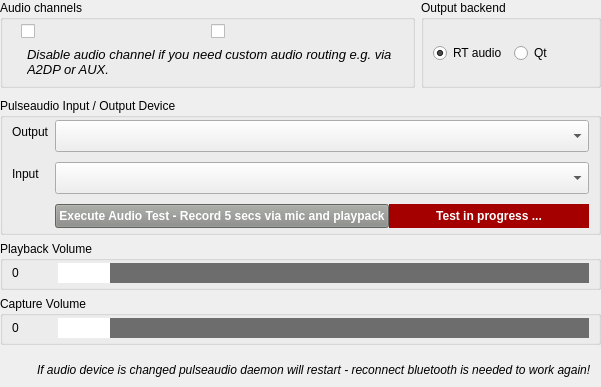
    <widget class="QWidget" name="tab3" native="true">
     <property name="sizePolicy">
      <sizepolicy hsizetype="Expanding" vsizetype="Expanding">
       <horstretch>0</horstretch>
       <verstretch>0</verstretch>
      </sizepolicy>
     </property>
     <layout class="QVBoxLayout" name="verticalLayout_30">
      <property name="leftMargin">
       <number>0</number>
      </property>
      <property name="topMargin">
       <number>0</number>
      </property>
      <property name="rightMargin">
       <number>0</number>
      </property>
      <property name="bottomMargin">
       <number>2</number>
      </property>
      <item>
       <widget class="QWidget" name="audiochannelsoutput" native="true">
        <property name="sizePolicy">
         <sizepolicy hsizetype="Expanding" vsizetype="Fixed">
          <horstretch>0</horstretch>
          <verstretch>0</verstretch>
         </sizepolicy>
        </property>
        <layout class="QHBoxLayout" name="horizontalLayout_30">
         <property name="leftMargin">
          <number>0</number>
         </property>
         <property name="topMargin">
          <number>0</number>
         </property>
         <property name="rightMargin">
          <number>0</number>
         </property>
         <property name="bottomMargin">
          <number>4</number>
         </property>
         <item>
          <widget class="QGroupBox" name="groupBoxAudioChannels">
           <property name="sizePolicy">
            <sizepolicy hsizetype="Expanding" vsizetype="Preferred">
             <horstretch>0</horstretch>
             <verstretch>0</verstretch>
            </sizepolicy>
           </property>
           <property name="title">
            <string>Audio channels</string>
           </property>
           <layout class="QVBoxLayout" name="verticalLayout_31">
            <property name="topMargin">
             <number>2</number>
            </property>
            <property name="bottomMargin">
             <number>0</number>
            </property>
            <item>
             <widget class="QWidget" name="channels" native="true">
              <property name="sizePolicy">
               <sizepolicy hsizetype="Expanding" vsizetype="Fixed">
                <horstretch>0</horstretch>
                <verstretch>0</verstretch>
               </sizepolicy>
              </property>
              <layout class="QHBoxLayout" name="horizontalLayout_2">
               <property name="topMargin">
                <number>2</number>
               </property>
               <property name="bottomMargin">
                <number>0</number>
               </property>
               <item>
                <widget class="QCheckBox" name="checkBoxSpeechAudioChannel">
                </widget>
               </item>
               <item>
                <widget class="QCheckBox" name="checkBoxMusicAudioChannel">
                </widget>
               </item>
              </layout>
             </widget>
            </item>
            <item>
             <widget class="QWidget" name="audiochannelsinfo" native="true">
              <property name="sizePolicy">
               <sizepolicy hsizetype="Expanding" vsizetype="Expanding">
                <horstretch>0</horstretch>
                <verstretch>0</verstretch>
               </sizepolicy>
              </property>
              <property name="minimumSize">
               <size>
                <width>0</width>
                <height>40</height>
               </size>
              </property>
              <layout class="QFormLayout" name="formLayout_33">
               <property name="topMargin">
                <number>2</number>
               </property>
               <property name="bottomMargin">
                <number>0</number>
               </property>
               <item row="0" column="0">
                <widget class="QLabel" name="label_11">
                 <property name="sizePolicy">
                  <sizepolicy hsizetype="Fixed" vsizetype="Minimum">
                   <horstretch>0</horstretch>
                   <verstretch>0</verstretch>
                  </sizepolicy>
                 </property>
                 <property name="minimumSize">
                  <size>
                   <width>0</width>
                   <height>30</height>
                  </size>
                 </property>
                 <property name="maximumSize">
                  <size>
                   <width>16777215</width>
                   <height>30</height>
                  </size>
                 </property>
                 <property name="text">
                  <string>&lt;html&gt;&lt;head/&gt;&lt;body&gt;&lt;p&gt;&lt;img src=&quot;:/ico_info.png&quot;/&gt;&lt;/p&gt;&lt;/body&gt;&lt;/html&gt;</string>
                 </property>
                 <property name="alignment">
                  <set>Qt::AlignCenter</set>
                 </property>
                </widget>
               </item>
               <item row="0" column="1">
                <widget class="QLabel" name="label_12">
                 <property name="sizePolicy">
                  <sizepolicy hsizetype="Expanding" vsizetype="Fixed">
                   <horstretch>0</horstretch>
                   <verstretch>0</verstretch>
                  </sizepolicy>
                 </property>
                 <property name="minimumSize">
                  <size>
                   <width>0</width>
                   <height>30</height>
                  </size>
                 </property>
                 <property name="maximumSize">
                  <size>
                   <width>16777215</width>
                   <height>30</height>
                  </size>
                 </property>
                 <property name="font">
                  <font>
                   <pointsize>10</pointsize>
                   <italic>true</italic>
                  </font>
                 </property>
                 <property name="text">
                  <string>Disable audio channel if you need custom audio routing e.g. via A2DP or AUX.</string>
                 </property>
                 <property name="wordWrap">
                  <bool>true</bool>
                 </property>
                </widget>
               </item>
              </layout>
             </widget>
            </item>
           </layout>
          </widget>
         </item>
         <item>
          <widget class="QGroupBox" name="groupBoxAudioOutputBackend">
           <property name="sizePolicy">
            <sizepolicy hsizetype="Fixed" vsizetype="Preferred">
             <horstretch>0</horstretch>
             <verstretch>0</verstretch>
            </sizepolicy>
           </property>
           <property name="minimumSize">
            <size>
             <width>180</width>
             <height>0</height>
            </size>
           </property>
           <property name="maximumSize">
            <size>
             <width>180</width>
             <height>16777215</height>
            </size>
           </property>
           <property name="title">
            <string>Output backend</string>
           </property>
           <layout class="QHBoxLayout" name="horizontalLayout_31">
            <property name="topMargin">
             <number>2</number>
            </property>
            <property name="bottomMargin">
             <number>0</number>
            </property>
            <item>
             <widget class="QRadioButton" name="radioButtonRtAudio">
              <property name="text">
               <string>RT audio</string>
              </property>
              <property name="checked">
               <bool>true</bool>
              </property>
             </widget>
            </item>
            <item>
             <widget class="QRadioButton" name="radioButtonQtAudio">
              <property name="text">
               <string>Qt</string>
              </property>
             </widget>
            </item>
           </layout>
          </widget>
         </item>
        </layout>
       </widget>
      </item>
      <item>
       <widget class="QGroupBox" name="groupBoxPulse">
        <property name="sizePolicy">
         <sizepolicy hsizetype="Expanding" vsizetype="Minimum">
          <horstretch>0</horstretch>
          <verstretch>0</verstretch>
         </sizepolicy>
        </property>
        <property name="title">
         <string>Pulseaudio Input / Output Device</string>
        </property>
        <layout class="QFormLayout" name="formLayout_16">
         <property name="verticalSpacing">
          <number>10</number>
         </property>
         <property name="topMargin">
          <number>2</number>
         </property>
         <property name="bottomMargin">
          <number>4</number>
         </property>
         <item row="0" column="0">
          <widget class="QLabel" name="labelPulseOutput">
           <property name="sizePolicy">
            <sizepolicy hsizetype="Preferred" vsizetype="Fixed">
             <horstretch>0</horstretch>
             <verstretch>0</verstretch>
            </sizepolicy>
           </property>
           <property name="minimumSize">
            <size>
             <width>0</width>
             <height>24</height>
            </size>
           </property>
           <property name="maximumSize">
            <size>
             <width>16777215</width>
             <height>24</height>
            </size>
           </property>
           <property name="text">
            <string>Output</string>
           </property>
          </widget>
         </item>
         <item row="0" column="1">
          <widget class="QComboBox" name="comboBoxPulseOutput">
           <property name="sizePolicy">
            <sizepolicy hsizetype="Expanding" vsizetype="Fixed">
             <horstretch>0</horstretch>
             <verstretch>0</verstretch>
            </sizepolicy>
           </property>
           <property name="minimumSize">
            <size>
             <width>0</width>
             <height>32</height>
            </size>
           </property>
           <property name="maximumSize">
            <size>
             <width>16777215</width>
             <height>32</height>
            </size>
           </property>
           <property name="styleSheet">
            <string notr="true">QScrollBar { 
	width: 40px;
	background-color: rgba(85, 87, 83, 0.7);
}
QComboBox::item {
	padding-top: 6px;
	padding-bottom: 6px;
	height: 32px;
	min-height: 32px;
}
QComboBox::item:selected {
	background-color: rgb(78, 154, 6);
	padding-top: 6px;
	padding-bottom: 6px;
	height: 32px;
	min-height: 32px;
}</string>
           </property>
          </widget>
         </item>
         <item row="1" column="0">
          <widget class="QLabel" name="labelPulseInput">
           <property name="sizePolicy">
            <sizepolicy hsizetype="Preferred" vsizetype="Fixed">
             <horstretch>0</horstretch>
             <verstretch>0</verstretch>
            </sizepolicy>
           </property>
           <property name="minimumSize">
            <size>
             <width>0</width>
             <height>24</height>
            </size>
           </property>
           <property name="maximumSize">
            <size>
             <width>16777215</width>
             <height>24</height>
            </size>
           </property>
           <property name="text">
            <string>Input</string>
           </property>
          </widget>
         </item>
         <item row="1" column="1">
          <widget class="QComboBox" name="comboBoxPulseInput">
           <property name="sizePolicy">
            <sizepolicy hsizetype="Expanding" vsizetype="Fixed">
             <horstretch>0</horstretch>
             <verstretch>0</verstretch>
            </sizepolicy>
           </property>
           <property name="minimumSize">
            <size>
             <width>0</width>
             <height>32</height>
            </size>
           </property>
           <property name="maximumSize">
            <size>
             <width>16777215</width>
             <height>32</height>
            </size>
           </property>
           <property name="styleSheet">
            <string notr="true">QScrollBar { 
	width: 40px;
	background-color: rgba(85, 87, 83, 0.7);
}
QComboBox::item {
	padding-top: 6px;
	padding-bottom: 6px;
	height: 32px;
	min-height: 32px;
}
QComboBox::item:selected {
	background-color: rgb(78, 154, 6);
	padding-top: 6px;
	padding-bottom: 6px;
	height: 32px;
	min-height: 32px;
}</string>
           </property>
          </widget>
         </item>
         <item row="2" column="1">
          <widget class="QWidget" name="horizontalWidget" native="true">
           <property name="sizePolicy">
            <sizepolicy hsizetype="Expanding" vsizetype="Fixed">
             <horstretch>0</horstretch>
             <verstretch>0</verstretch>
            </sizepolicy>
           </property>
           <property name="minimumSize">
            <size>
             <width>0</width>
             <height>24</height>
            </size>
           </property>
           <property name="maximumSize">
            <size>
             <width>16777215</width>
             <height>24</height>
            </size>
           </property>
           <layout class="QHBoxLayout" name="horizontalLayout_4">
            <property name="spacing">
             <number>0</number>
            </property>
            <property name="leftMargin">
             <number>0</number>
            </property>
            <property name="topMargin">
             <number>0</number>
            </property>
            <property name="rightMargin">
             <number>0</number>
            </property>
            <property name="bottomMargin">
             <number>0</number>
            </property>
            <item>
             <widget class="QPushButton" name="pushButtonAudioTest">
              <property name="sizePolicy">
               <sizepolicy hsizetype="Expanding" vsizetype="Fixed">
                <horstretch>0</horstretch>
                <verstretch>0</verstretch>
               </sizepolicy>
              </property>
              <property name="minimumSize">
               <size>
                <width>0</width>
                <height>24</height>
               </size>
              </property>
              <property name="maximumSize">
               <size>
                <width>16777215</width>
                <height>24</height>
               </size>
              </property>
              <property name="font">
               <font>
                <weight>75</weight>
                <bold>true</bold>
               </font>
              </property>
              <property name="styleSheet">
               <string notr="true">background-color: rgb(136, 138, 133);
color: rgb(255, 255, 255);</string>
              </property>
              <property name="text">
               <string>Execute Audio Test - Record 5 secs via mic and playpack</string>
              </property>
             </widget>
            </item>
            <item>
             <widget class="QLabel" name="labelTestInProgress">
              <property name="sizePolicy">
               <sizepolicy hsizetype="Expanding" vsizetype="Fixed">
                <horstretch>0</horstretch>
                <verstretch>0</verstretch>
               </sizepolicy>
              </property>
              <property name="minimumSize">
               <size>
                <width>0</width>
                <height>24</height>
               </size>
              </property>
              <property name="maximumSize">
               <size>
                <width>16777215</width>
                <height>24</height>
               </size>
              </property>
              <property name="font">
               <font>
                <weight>75</weight>
                <bold>true</bold>
               </font>
              </property>
              <property name="styleSheet">
               <string notr="true">background-color: rgb(164, 0, 0);
color: rgb(255, 255, 255);</string>
              </property>
              <property name="text">
               <string>Test in progress ...</string>
              </property>
              <property name="alignment">
               <set>Qt::AlignCenter</set>
              </property>
             </widget>
            </item>
           </layout>
          </widget>
         </item>
        </layout>
       </widget>
      </item>
      <item>
       <widget class="QGroupBox" name="groupBoxSystemVolume">
        <property name="sizePolicy">
         <sizepolicy hsizetype="Expanding" vsizetype="Fixed">
          <horstretch>0</horstretch>
          <verstretch>0</verstretch>
         </sizepolicy>
        </property>
        <property name="title">
         <string>Playback Volume</string>
        </property>
        <layout class="QFormLayout" name="formLayout_25">
         <property name="horizontalSpacing">
          <number>6</number>
         </property>
         <property name="verticalSpacing">
          <number>2</number>
         </property>
         <property name="topMargin">
          <number>2</number>
         </property>
         <property name="bottomMargin">
          <number>4</number>
         </property>
         <item row="0" column="0">
          <widget class="QLabel" name="labelSystemVolumeValue">
           <property name="sizePolicy">
            <sizepolicy hsizetype="Fixed" vsizetype="Fixed">
             <horstretch>0</horstretch>
             <verstretch>0</verstretch>
            </sizepolicy>
           </property>
           <property name="minimumSize">
            <size>
             <width>40</width>
             <height>20</height>
            </size>
           </property>
           <property name="maximumSize">
            <size>
             <width>16777215</width>
             <height>20</height>
            </size>
           </property>
           <property name="text">
            <string>0</string>
           </property>
          </widget>
         </item>
         <item row="0" column="1">
          <widget class="QSlider" name="horizontalSliderSystemVolume">
           <property name="minimumSize">
            <size>
             <width>0</width>
             <height>20</height>
            </size>
           </property>
           <property name="styleSheet">
            <string notr="true">QSlider::handle:horizontal { background: white; height: 32px; width: 52px; margin: 0 0;}
QSlider::groove:horizontal { background: #6d6d6d; height: 32px;}</string>
           </property>
           <property name="maximum">
            <number>100</number>
           </property>
           <property name="orientation">
            <enum>Qt::Horizontal</enum>
           </property>
          </widget>
         </item>
        </layout>
       </widget>
      </item>
      <item>
       <widget class="QGroupBox" name="groupBoxSystemCapture">
        <property name="sizePolicy">
         <sizepolicy hsizetype="Expanding" vsizetype="Fixed">
          <horstretch>0</horstretch>
          <verstretch>0</verstretch>
         </sizepolicy>
        </property>
        <property name="title">
         <string>Capture Volume</string>
        </property>
        <layout class="QFormLayout" name="formLayout_26">
         <property name="topMargin">
          <number>2</number>
         </property>
         <property name="bottomMargin">
          <number>4</number>
         </property>
         <item row="0" column="0">
          <widget class="QLabel" name="labelSystemCaptureValue">
           <property name="sizePolicy">
            <sizepolicy hsizetype="Fixed" vsizetype="Fixed">
             <horstretch>0</horstretch>
             <verstretch>0</verstretch>
            </sizepolicy>
           </property>
           <property name="minimumSize">
            <size>
             <width>40</width>
             <height>20</height>
            </size>
           </property>
           <property name="maximumSize">
            <size>
             <width>16777215</width>
             <height>20</height>
            </size>
           </property>
           <property name="text">
            <string>0</string>
           </property>
          </widget>
         </item>
         <item row="0" column="1">
          <widget class="QSlider" name="horizontalSliderSystemCapture">
           <property name="minimumSize">
            <size>
             <width>0</width>
             <height>20</height>
            </size>
           </property>
           <property name="styleSheet">
            <string notr="true">QSlider::handle:horizontal { background: white; height: 32px; width: 52px; margin: 0 0;}
QSlider::groove:horizontal { background: #6d6d6d; height: 32px;}</string>
           </property>
           <property name="maximum">
            <number>100</number>
           </property>
           <property name="orientation">
            <enum>Qt::Horizontal</enum>
           </property>
          </widget>
         </item>
        </layout>
       </widget>
      </item>
      <item>
       <spacer name="verticalSpacer">
        <property name="orientation">
         <enum>Qt::Vertical</enum>
        </property>
        <property name="sizeHint" stdset="0">
         <size>
          <width>20</width>
          <height>4</height>
         </size>
        </property>
       </spacer>
      </item>
      <item>
       <widget class="QWidget" name="widget" native="true">
        <property name="sizePolicy">
         <sizepolicy hsizetype="Expanding" vsizetype="Fixed">
          <horstretch>0</horstretch>
          <verstretch>0</verstretch>
         </sizepolicy>
        </property>
        <layout class="QFormLayout" name="formLayout_4">
         <property name="labelAlignment">
          <set>Qt::AlignLeading|Qt::AlignLeft|Qt::AlignVCenter</set>
         </property>
         <property name="formAlignment">
          <set>Qt::AlignLeading|Qt::AlignLeft|Qt::AlignTop</set>
         </property>
         <property name="leftMargin">
          <number>1</number>
         </property>
         <property name="topMargin">
          <number>0</number>
         </property>
         <property name="rightMargin">
          <number>9</number>
         </property>
         <property name="bottomMargin">
          <number>0</number>
         </property>
         <item row="0" column="0">
          <widget class="QLabel" name="label_9">
           <property name="sizePolicy">
            <sizepolicy hsizetype="Fixed" vsizetype="Fixed">
             <horstretch>0</horstretch>
             <verstretch>0</verstretch>
            </sizepolicy>
           </property>
           <property name="minimumSize">
            <size>
             <width>30</width>
             <height>30</height>
            </size>
           </property>
           <property name="maximumSize">
            <size>
             <width>30</width>
             <height>30</height>
            </size>
           </property>
           <property name="text">
            <string>&lt;html&gt;&lt;head/&gt;&lt;body&gt;&lt;p&gt;&lt;img src=&quot;:/ico_warning.png&quot;/&gt;&lt;/p&gt;&lt;/body&gt;&lt;/html&gt;</string>
           </property>
          </widget>
         </item>
         <item row="0" column="1">
          <widget class="QLabel" name="label_15">
           <property name="sizePolicy">
            <sizepolicy hsizetype="Expanding" vsizetype="Fixed">
             <horstretch>0</horstretch>
             <verstretch>0</verstretch>
            </sizepolicy>
           </property>
           <property name="minimumSize">
            <size>
             <width>0</width>
             <height>30</height>
            </size>
           </property>
           <property name="maximumSize">
            <size>
             <width>16777215</width>
             <height>30</height>
            </size>
           </property>
           <property name="font">
            <font>
             <italic>true</italic>
            </font>
           </property>
           <property name="text">
            <string>If audio device is changed pulseaudio daemon will restart - reconnect bluetooth is needed to work again!</string>
           </property>
          </widget>
         </item>
        </layout>
       </widget>
      </item>
     </layout>
    </widget>
